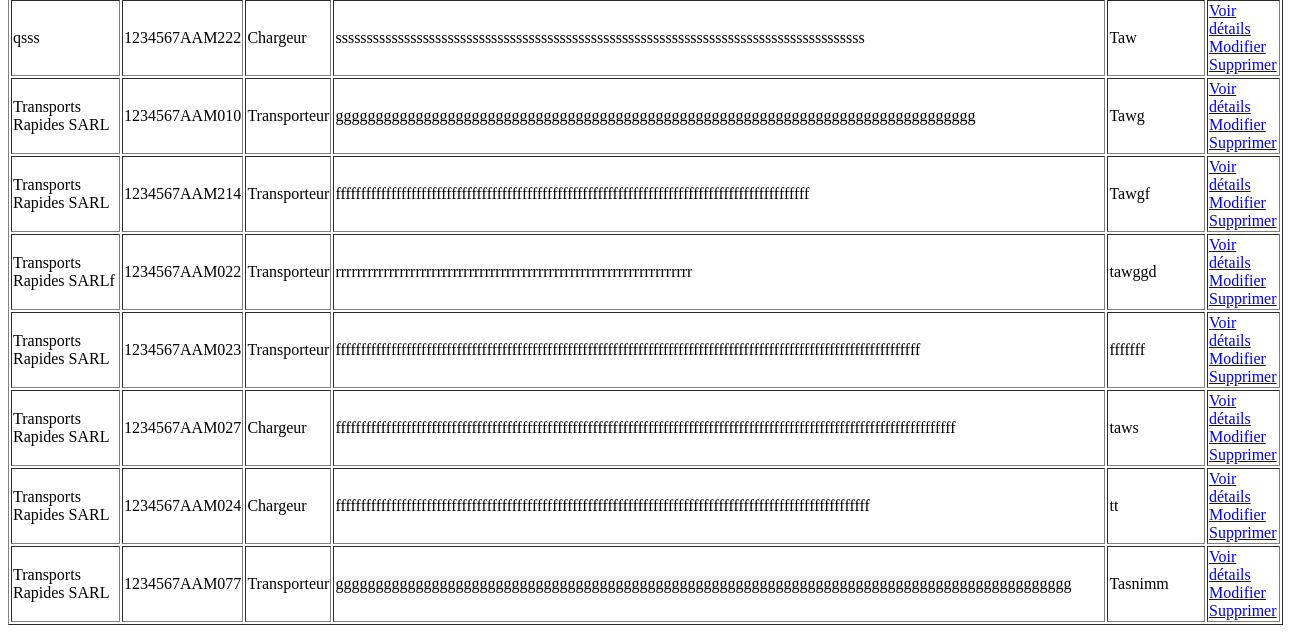
The app's page /entreprises/entreprise_list/ (lower part), older data.
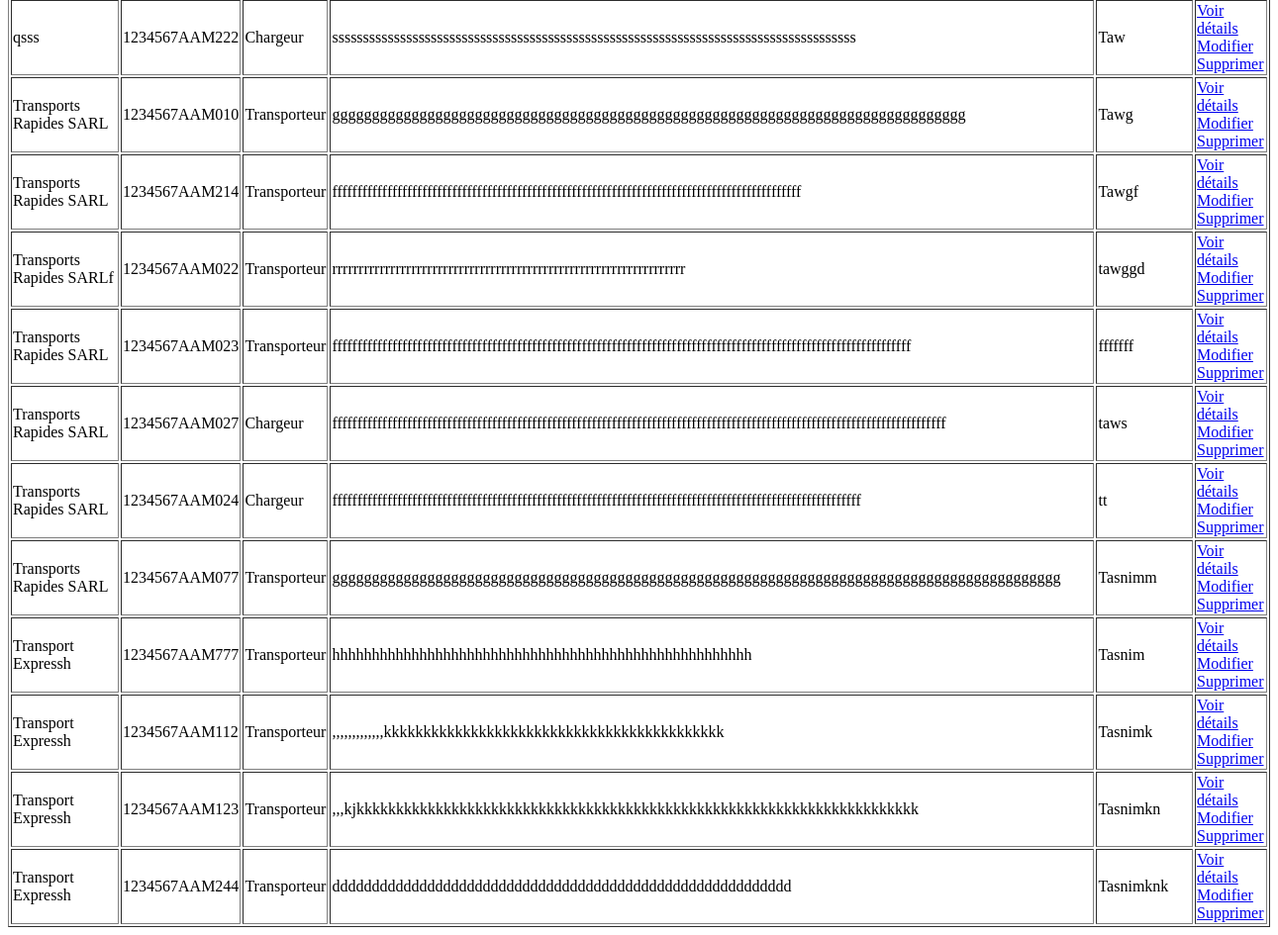
The same page, newer data.
### Entreprise_App/models.py (models this page shows, shortened)
class Entreprise(models.Model):
    raison_sociale = models.CharField(max_length=200,null=False,blank=False)
    matricule_fiscale = models.CharField(max_length=17 ,unique=True, validators=[matricule_fiscale_validator])
    Type_entrprise = models.CharField(max_length=100,choices=[('chargeur','Chargeur'),('transporteur','Transporteur')],default='chargeur')
    adresse = models.TextField(
    validators=[
        MinLengthValidator(20, "L'adresse doit contenir au moins 20 caractères"),
        MaxLengthValidator(300, "L'adresse doit contenir au plus 300 caractères")
    ]
)
    created_at = models.DateTimeField(auto_now_add=True)
    updated_at = models.DateTimeField(auto_now=True)
    gerant =models.OneToOneField(utilisateur,on_delete=models.CASCADE,related_name='entreprise')

class utilisateur(AbstractUser):
    user_id =models.CharField(max_length=12,primary_key=True)
    email = models.EmailField(unique=True, validators=[validate_email])
    role = models.CharField(max_length=20,choices=[('admin','Admin'),('chargeur','chargeur'),('transporteur','Transporteur')],default='chargeur')
    telephone = models.CharField(max_length=15,null=True,blank=True)
    created_at = models.DateTimeField(auto_now_add=True)
    updated_at = models.DateTimeField(auto_now=True)
    def __str__(self):
        return self.username

### Entreprise_App/views.py (the view)
class Entreprise_list(ListView):
    model = Entreprise
    template_name = 'entreprise/list.html'
    context_object_name = 'liste'

### templates/entreprise/list.html (shortened to what this page needs)
<table border="1">
    {% for ent in liste %}
    <tr>
        <td>{{ ent.raison_sociale }}</td>
        <td>{{ ent.matricule_fiscale }}</td>
        <td>{{ ent.get_Type_entrprise_display }}</td>
        <td>{{ ent.adresse }}</td>
        <td>{{ ent.gerant }}</td>
        <td>
            <a href="{% url 'entreprise:entreprise_details_class' ent.pk %}">
                Voir détails
            </a>
            <a href="{% url 'entreprise:entreprise_update_class' ent.pk %}">
                Modifier
            </a>
            <a href="{% url 'entreprise:entreprise_delete_class' ent.pk %}">
                Supprimer
            </a>
        </td>
    </tr>
    {% empty %}
    <tr>
        <td colspan="6">Aucune entreprise disponible.</td>
    </tr>
    {% endfor %}
</table>

Row changes from the older to the newer data that the page shows:
added Entreprise: raison_sociale "Transport Expressh", matricule_fiscale "1234567AAM777", Type_entrprise "Transporteur", adresse "hhhhhhhhhhhhhhhhhhhhhhhhhhhhhhhhhhhhhhhhhhhhhhhhhhhhh", gerant "Tasnim"
added Entreprise: raison_sociale "Transport Expressh", matricule_fiscale "1234567AAM112", Type_entrprise "Transporteur", adresse ",,,,,,,,,,,,,kkkkkkkkkkkkkkkkkkkkkkkkkkkkkkkkkkkkkkkkkkk", gerant "Tasnimk"
added Entreprise: raison_sociale "Transport Expressh", matricule_fiscale "1234567AAM123", Type_entrprise "Transporteur", adresse ",,,kjkkkkkkkkkkkkkkkkkkkkkkkkkkkkkkkkkkkkkkkkkkkkkkkkkkkkkkkkkkkkkkkkkkkkkkk", gerant "Tasnimkn"
added Entreprise: raison_sociale "Transport Expressh", matricule_fiscale "1234567AAM244", Type_entrprise "Transporteur", adresse "dddddddddddddddddddddddddddddddddddddddddddddddddddddddddd", gerant "Tasnimknk"
